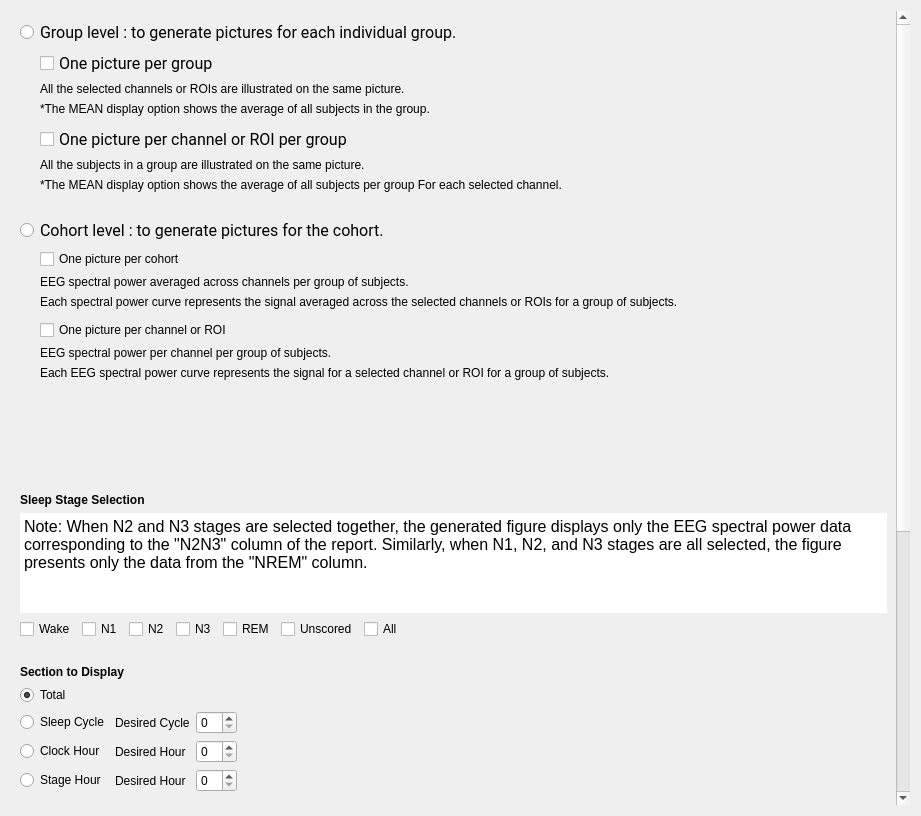
<?xml version="1.0" encoding="UTF-8"?>
<ui version="4.0">
 <class>OutputFiles</class>
 <widget class="QWidget" name="OutputFiles">
  <property name="geometry">
   <rect>
    <x>0</x>
    <y>0</y>
    <width>921</width>
    <height>816</height>
   </rect>
  </property>
  <property name="windowTitle">
   <string/>
  </property>
  <property name="styleSheet">
   <string notr="true">font: 12pt &quot;Roboto&quot;;</string>
  </property>
  <layout class="QVBoxLayout" name="verticalLayout_5">
   <item>
    <widget class="QScrollArea" name="scrollArea">
     <property name="sizePolicy">
      <sizepolicy hsizetype="Expanding" vsizetype="Expanding">
       <horstretch>0</horstretch>
       <verstretch>0</verstretch>
      </sizepolicy>
     </property>
     <property name="minimumSize">
      <size>
       <width>0</width>
       <height>0</height>
      </size>
     </property>
     <property name="maximumSize">
      <size>
       <width>16777215</width>
       <height>16777215</height>
      </size>
     </property>
     <property name="styleSheet">
      <string notr="true"/>
     </property>
     <property name="frameShape">
      <enum>QFrame::Shape::NoFrame</enum>
     </property>
     <property name="frameShadow">
      <enum>QFrame::Shadow::Plain</enum>
     </property>
     <property name="lineWidth">
      <number>0</number>
     </property>
     <property name="verticalScrollBarPolicy">
      <enum>Qt::ScrollBarPolicy::ScrollBarAlwaysOn</enum>
     </property>
     <property name="horizontalScrollBarPolicy">
      <enum>Qt::ScrollBarPolicy::ScrollBarAlwaysOff</enum>
     </property>
     <property name="widgetResizable">
      <bool>true</bool>
     </property>
     <property name="alignment">
      <set>Qt::AlignmentFlag::AlignLeading|Qt::AlignmentFlag::AlignLeft|Qt::AlignmentFlag::AlignTop</set>
     </property>
     <widget class="QWidget" name="scrollAreaWidgetContents">
      <property name="geometry">
       <rect>
        <x>0</x>
        <y>-402</y>
        <width>891</width>
        <height>1200</height>
       </rect>
      </property>
      <property name="sizePolicy">
       <sizepolicy hsizetype="Preferred" vsizetype="Maximum">
        <horstretch>0</horstretch>
        <verstretch>1</verstretch>
       </sizepolicy>
      </property>
      <property name="minimumSize">
       <size>
        <width>862</width>
        <height>1200</height>
       </size>
      </property>
      <property name="maximumSize">
       <size>
        <width>900</width>
        <height>1200</height>
       </size>
      </property>
      <property name="layoutDirection">
       <enum>Qt::LayoutDirection::LeftToRight</enum>
      </property>
      <layout class="QVBoxLayout" name="verticalLayout_8">
       <item>
        <layout class="QVBoxLayout" name="verticalLayout_10">
         <item>
          <widget class="QRadioButton" name="radioButton_report_level">
           <property name="font">
            <font>
             <family>Roboto</family>
             <pointsize>12</pointsize>
             <italic>false</italic>
             <bold>false</bold>
            </font>
           </property>
           <property name="text">
            <string>Group level : to generate pictures for each individual group.</string>
           </property>
           <attribute name="buttonGroup">
            <string notr="true">buttonGroup_level</string>
           </attribute>
          </widget>
         </item>
         <item>
          <layout class="QHBoxLayout" name="horizontalLayout">
           <item>
            <spacer name="horizontalSpacer_2">
             <property name="orientation">
              <enum>Qt::Orientation::Horizontal</enum>
             </property>
             <property name="sizeType">
              <enum>QSizePolicy::Policy::Fixed</enum>
             </property>
             <property name="sizeHint" stdset="0">
              <size>
               <width>20</width>
               <height>20</height>
              </size>
             </property>
            </spacer>
           </item>
           <item>
            <layout class="QVBoxLayout" name="verticalLayout">
             <item>
              <widget class="QCheckBox" name="checkBox_subject_avg">
               <property name="font">
                <font>
                 <family>Roboto</family>
                 <pointsize>12</pointsize>
                 <italic>false</italic>
                 <bold>false</bold>
                </font>
               </property>
               <property name="toolTip">
                <string/>
               </property>
               <property name="text">
                <string>One picture per group</string>
               </property>
              </widget>
             </item>
             <item>
              <widget class="QLabel" name="label_9">
               <property name="text">
                <string>&lt;html&gt;&lt;head/&gt;&lt;body&gt;&lt;p&gt;All the selected channels or ROIs are illustrated on the same picture.&lt;/p&gt;&lt;/body&gt;&lt;/html&gt;</string>
               </property>
              </widget>
             </item>
             <item>
              <widget class="QLabel" name="label_2">
               <property name="text">
                <string>&lt;html&gt;&lt;head/&gt;&lt;body&gt;&lt;p&gt;*The MEAN display option shows the average of all subjects in the group.&lt;/p&gt;&lt;/body&gt;&lt;/html&gt;</string>
               </property>
              </widget>
             </item>
             <item>
              <spacer name="verticalSpacer_6">
               <property name="orientation">
                <enum>Qt::Orientation::Vertical</enum>
               </property>
               <property name="sizeType">
                <enum>QSizePolicy::Policy::Fixed</enum>
               </property>
               <property name="sizeHint" stdset="0">
                <size>
                 <width>20</width>
                 <height>5</height>
                </size>
               </property>
              </spacer>
             </item>
             <item>
              <widget class="QCheckBox" name="checkBox_subject_sel">
               <property name="enabled">
                <bool>true</bool>
               </property>
               <property name="font">
                <font>
                 <family>Roboto</family>
                 <pointsize>12</pointsize>
                 <italic>false</italic>
                 <bold>false</bold>
                </font>
               </property>
               <property name="toolTip">
                <string/>
               </property>
               <property name="text">
                <string>One picture per channel or ROI per group</string>
               </property>
              </widget>
             </item>
             <item>
              <widget class="QLabel" name="label_3">
               <property name="text">
                <string>&lt;html&gt;&lt;head/&gt;&lt;body&gt;&lt;p&gt;All the subjects in a group are illustrated on the same picture.&lt;/p&gt;&lt;/body&gt;&lt;/html&gt;</string>
               </property>
              </widget>
             </item>
             <item>
              <widget class="QLabel" name="label_10">
               <property name="text">
                <string>&lt;html&gt;&lt;head/&gt;&lt;body&gt;&lt;p&gt;*The MEAN display option shows the average of all subjects per group For each selected channel.&lt;/p&gt;&lt;/body&gt;&lt;/html&gt;</string>
               </property>
              </widget>
             </item>
            </layout>
           </item>
          </layout>
         </item>
        </layout>
       </item>
       <item>
        <spacer name="verticalSpacer_3">
         <property name="orientation">
          <enum>Qt::Orientation::Vertical</enum>
         </property>
         <property name="sizeType">
          <enum>QSizePolicy::Policy::Fixed</enum>
         </property>
         <property name="sizeHint" stdset="0">
          <size>
           <width>20</width>
           <height>20</height>
          </size>
         </property>
        </spacer>
       </item>
       <item>
        <layout class="QVBoxLayout" name="verticalLayout_11">
         <property name="sizeConstraint">
          <enum>QLayout::SizeConstraint::SetNoConstraint</enum>
         </property>
         <item>
          <widget class="QRadioButton" name="radioButton_cohort_level">
           <property name="font">
            <font>
             <family>Roboto</family>
             <pointsize>12</pointsize>
             <italic>false</italic>
             <bold>false</bold>
            </font>
           </property>
           <property name="text">
            <string>Cohort level : to generate pictures for the cohort.</string>
           </property>
           <attribute name="buttonGroup">
            <string notr="true">buttonGroup_level</string>
           </attribute>
          </widget>
         </item>
         <item>
          <layout class="QHBoxLayout" name="horizontalLayout_2">
           <item>
            <spacer name="horizontalSpacer">
             <property name="orientation">
              <enum>Qt::Orientation::Horizontal</enum>
             </property>
             <property name="sizeType">
              <enum>QSizePolicy::Policy::Fixed</enum>
             </property>
             <property name="sizeHint" stdset="0">
              <size>
               <width>20</width>
               <height>20</height>
              </size>
             </property>
            </spacer>
           </item>
           <item>
            <layout class="QVBoxLayout" name="verticalLayout_2">
             <item>
              <widget class="QCheckBox" name="checkBox_cohort_avg">
               <property name="text">
                <string>One picture per cohort</string>
               </property>
               <property name="checked">
                <bool>false</bool>
               </property>
              </widget>
             </item>
             <item>
              <widget class="QLabel" name="label_11">
               <property name="text">
                <string>&lt;html&gt;&lt;head/&gt;&lt;body&gt;&lt;p&gt;EEG spectral power averaged across channels per group of subjects.&lt;/p&gt;&lt;/body&gt;&lt;/html&gt;</string>
               </property>
              </widget>
             </item>
             <item>
              <widget class="QLabel" name="label_19">
               <property name="text">
                <string>&lt;html&gt;&lt;head/&gt;&lt;body&gt;&lt;p&gt;Each spectral power curve represents the signal averaged across the selected channels or ROIs for a group of subjects.&lt;/p&gt;&lt;/body&gt;&lt;/html&gt;</string>
               </property>
              </widget>
             </item>
             <item>
              <spacer name="verticalSpacer_7">
               <property name="orientation">
                <enum>Qt::Orientation::Vertical</enum>
               </property>
               <property name="sizeType">
                <enum>QSizePolicy::Policy::Fixed</enum>
               </property>
               <property name="sizeHint" stdset="0">
                <size>
                 <width>20</width>
                 <height>5</height>
                </size>
               </property>
              </spacer>
             </item>
             <item>
              <widget class="QCheckBox" name="checkBox_cohort_sel">
               <property name="enabled">
                <bool>true</bool>
               </property>
               <property name="text">
                <string>One picture per channel or ROI</string>
               </property>
              </widget>
             </item>
             <item>
              <widget class="QLabel" name="label_12">
               <property name="text">
                <string>&lt;html&gt;&lt;head/&gt;&lt;body&gt;&lt;p&gt;EEG spectral power per channel per group of subjects.&lt;/p&gt;&lt;/body&gt;&lt;/html&gt;</string>
               </property>
              </widget>
             </item>
             <item>
              <widget class="QLabel" name="label_20">
               <property name="text">
                <string>&lt;html&gt;&lt;head/&gt;&lt;body&gt;&lt;p&gt;Each EEG spectral power curve represents the signal for a selected channel or ROI for a group of subjects.&lt;/p&gt;&lt;/body&gt;&lt;/html&gt;</string>
               </property>
              </widget>
             </item>
            </layout>
           </item>
          </layout>
         </item>
        </layout>
       </item>
       <item>
        <spacer name="verticalSpacer_4">
         <property name="orientation">
          <enum>Qt::Orientation::Vertical</enum>
         </property>
         <property name="sizeType">
          <enum>QSizePolicy::Policy::Fixed</enum>
         </property>
         <property name="sizeHint" stdset="0">
          <size>
           <width>20</width>
           <height>20</height>
          </size>
         </property>
        </spacer>
       </item>
       <item>
        <layout class="QVBoxLayout" name="verticalLayout_7">
         <item>
          <layout class="QGridLayout" name="gridLayout">
           <item row="1" column="0">
            <spacer name="verticalSpacer">
             <property name="orientation">
              <enum>Qt::Orientation::Vertical</enum>
             </property>
             <property name="sizeHint" stdset="0">
              <size>
               <width>20</width>
               <height>40</height>
              </size>
             </property>
            </spacer>
           </item>
           <item row="2" column="0">
            <widget class="QLabel" name="label_8">
             <property name="text">
              <string>&lt;html&gt;&lt;head/&gt;&lt;body&gt;&lt;p&gt;&lt;span style=&quot; font-weight:700;&quot;&gt;Sleep Stage Selection&lt;/span&gt;&lt;/p&gt;&lt;/body&gt;&lt;/html&gt;</string>
             </property>
            </widget>
           </item>
           <item row="3" column="0">
            <widget class="QTextEdit" name="textEdit">
             <property name="minimumSize">
              <size>
               <width>0</width>
               <height>0</height>
              </size>
             </property>
             <property name="maximumSize">
              <size>
               <width>16777215</width>
               <height>100</height>
              </size>
             </property>
             <property name="tabletTracking">
              <bool>false</bool>
             </property>
             <property name="frameShape">
              <enum>QFrame::Shape::NoFrame</enum>
             </property>
             <property name="lineWidth">
              <number>0</number>
             </property>
             <property name="readOnly">
              <bool>true</bool>
             </property>
             <property name="html">
              <string>&lt;!DOCTYPE HTML PUBLIC &quot;-//W3C//DTD HTML 4.0//EN&quot; &quot;http://www.w3.org/TR/REC-html40/strict.dtd&quot;&gt;
&lt;html&gt;&lt;head&gt;&lt;meta name=&quot;qrichtext&quot; content=&quot;1&quot; /&gt;&lt;meta charset=&quot;utf-8&quot; /&gt;&lt;style type=&quot;text/css&quot;&gt;
p, li { white-space: pre-wrap; }
hr { height: 1px; border-width: 0; }
li.unchecked::marker { content: &quot;\2610&quot;; }
li.checked::marker { content: &quot;\2612&quot;; }
&lt;/style&gt;&lt;/head&gt;&lt;body style=&quot; font-family:'Roboto'; font-size:12pt; font-weight:400; font-style:normal;&quot;&gt;
&lt;p style=&quot; margin-top:0px; margin-bottom:0px; margin-left:0px; margin-right:0px; -qt-block-indent:0; text-indent:0px;&quot;&gt;Note: When N2 and N3 stages are selected together, the generated figure displays only the EEG spectral power data corresponding to the &amp;quot;N2N3&amp;quot; column of the report. Similarly, when N1, N2, and N3 stages are all selected, the figure presents only the data from the &amp;quot;NREM&amp;quot; column.&lt;/p&gt;&lt;/body&gt;&lt;/html&gt;</string>
             </property>
            </widget>
           </item>
          </layout>
         </item>
         <item>
          <layout class="QHBoxLayout" name="horizontalLayout_4">
           <item>
            <widget class="QCheckBox" name="checkBox_Wake">
             <property name="text">
              <string>Wake</string>
             </property>
            </widget>
           </item>
           <item>
            <widget class="QCheckBox" name="checkBox_N1">
             <property name="text">
              <string>N1</string>
             </property>
            </widget>
           </item>
           <item>
            <widget class="QCheckBox" name="checkBox_N2">
             <property name="text">
              <string>N2</string>
             </property>
            </widget>
           </item>
           <item>
            <widget class="QCheckBox" name="checkBox_N3">
             <property name="text">
              <string>N3</string>
             </property>
            </widget>
           </item>
           <item>
            <widget class="QCheckBox" name="checkBox_REM">
             <property name="text">
              <string>REM</string>
             </property>
            </widget>
           </item>
           <item>
            <widget class="QCheckBox" name="checkBox_Unscored">
             <property name="text">
              <string>Unscored</string>
             </property>
            </widget>
           </item>
           <item>
            <widget class="QCheckBox" name="checkBox_All">
             <property name="text">
              <string>All</string>
             </property>
            </widget>
           </item>
           <item>
            <spacer name="horizontalSpacer_11">
             <property name="orientation">
              <enum>Qt::Orientation::Horizontal</enum>
             </property>
             <property name="sizeHint" stdset="0">
              <size>
               <width>40</width>
               <height>20</height>
              </size>
             </property>
            </spacer>
           </item>
          </layout>
         </item>
        </layout>
       </item>
       <item>
        <spacer name="verticalSpacer_8">
         <property name="orientation">
          <enum>Qt::Orientation::Vertical</enum>
         </property>
         <property name="sizeType">
          <enum>QSizePolicy::Policy::Fixed</enum>
         </property>
         <property name="sizeHint" stdset="0">
          <size>
           <width>20</width>
           <height>20</height>
          </size>
         </property>
        </spacer>
       </item>
       <item>
        <layout class="QHBoxLayout" name="horizontalLayout_6">
         <item>
          <layout class="QVBoxLayout" name="verticalLayout_6">
           <item>
            <widget class="QLabel" name="label_6">
             <property name="text">
              <string>&lt;html&gt;&lt;head/&gt;&lt;body&gt;&lt;p&gt;&lt;span style=&quot; font-weight:600;&quot;&gt;Section to Display&lt;/span&gt;&lt;/p&gt;&lt;/body&gt;&lt;/html&gt;</string>
             </property>
            </widget>
           </item>
           <item>
            <layout class="QVBoxLayout" name="verticalLayout_4">
             <property name="sizeConstraint">
              <enum>QLayout::SizeConstraint::SetMinimumSize</enum>
             </property>
             <item>
              <layout class="QGridLayout" name="gridLayout_4">
               <item row="2" column="1">
                <widget class="QLabel" name="label_7">
                 <property name="text">
                  <string>Desired Hour</string>
                 </property>
                </widget>
               </item>
               <item row="1" column="1">
                <widget class="QLabel" name="label_17">
                 <property name="text">
                  <string>Desired Cycle</string>
                 </property>
                </widget>
               </item>
               <item row="1" column="0">
                <widget class="QRadioButton" name="radioButton_sleep_cycle">
                 <property name="text">
                  <string>Sleep Cycle</string>
                 </property>
                 <attribute name="buttonGroup">
                  <string notr="true">buttonGroup_section</string>
                 </attribute>
                </widget>
               </item>
               <item row="1" column="2">
                <widget class="QSpinBox" name="spinBox_sleep_cycle"/>
               </item>
               <item row="2" column="2">
                <widget class="QSpinBox" name="spinBox_clock_hour"/>
               </item>
               <item row="3" column="2">
                <widget class="QSpinBox" name="spinBox_stage_hour"/>
               </item>
               <item row="1" column="3">
                <spacer name="horizontalSpacer_4">
                 <property name="orientation">
                  <enum>Qt::Orientation::Horizontal</enum>
                 </property>
                 <property name="sizeHint" stdset="0">
                  <size>
                   <width>40</width>
                   <height>20</height>
                  </size>
                 </property>
                </spacer>
               </item>
               <item row="3" column="0">
                <widget class="QRadioButton" name="radioButton_stage_hour">
                 <property name="text">
                  <string>Stage Hour</string>
                 </property>
                 <attribute name="buttonGroup">
                  <string notr="true">buttonGroup_section</string>
                 </attribute>
                </widget>
               </item>
               <item row="0" column="0">
                <widget class="QRadioButton" name="radioButton_total">
                 <property name="text">
                  <string>Total</string>
                 </property>
                 <property name="checked">
                  <bool>true</bool>
                 </property>
                 <attribute name="buttonGroup">
                  <string notr="true">buttonGroup_section</string>
                 </attribute>
                </widget>
               </item>
               <item row="3" column="1">
                <widget class="QLabel" name="label_18">
                 <property name="text">
                  <string>Desired Hour</string>
                 </property>
                </widget>
               </item>
               <item row="2" column="0">
                <widget class="QRadioButton" name="radioButton_clock_hour">
                 <property name="text">
                  <string>Clock Hour</string>
                 </property>
                 <attribute name="buttonGroup">
                  <string notr="true">buttonGroup_section</string>
                 </attribute>
                </widget>
               </item>
               <item row="4" column="0">
                <spacer name="verticalSpacer_2">
                 <property name="orientation">
                  <enum>Qt::Orientation::Vertical</enum>
                 </property>
                 <property name="sizeHint" stdset="0">
                  <size>
                   <width>20</width>
                   <height>40</height>
                  </size>
                 </property>
                </spacer>
               </item>
              </layout>
             </item>
            </layout>
           </item>
          </layout>
         </item>
        </layout>
       </item>
       <item>
        <spacer name="verticalSpacer_9">
         <property name="orientation">
          <enum>Qt::Orientation::Vertical</enum>
         </property>
         <property name="sizeType">
          <enum>QSizePolicy::Policy::Fixed</enum>
         </property>
         <property name="sizeHint" stdset="0">
          <size>
           <width>20</width>
           <height>20</height>
          </size>
         </property>
        </spacer>
       </item>
       <item>
        <widget class="QLabel" name="label">
         <property name="text">
          <string>&lt;html&gt;&lt;head/&gt;&lt;body&gt;&lt;p&gt;&lt;span style=&quot; font-weight:600;&quot;&gt;Display Options&lt;/span&gt;&lt;/p&gt;&lt;/body&gt;&lt;/html&gt;</string>
         </property>
        </widget>
       </item>
       <item>
        <layout class="QHBoxLayout" name="horizontalLayout_12">
         <item>
          <layout class="QGridLayout" name="gridLayout_6">
           <item row="3" column="0">
            <layout class="QHBoxLayout" name="horizontalLayout_14">
             <item>
              <widget class="QCheckBox" name="checkBox_force_axis">
               <property name="toolTip">
                <string>Enable this option for consistent axes across all pictures and define the axes limits. Otherwise, the axes are automatically determined based on the data.</string>
               </property>
               <property name="text">
                <string>Force axis limits</string>
               </property>
              </widget>
             </item>
             <item>
              <widget class="QLabel" name="label_25">
               <property name="text">
                <string>x-min:</string>
               </property>
               <property name="alignment">
                <set>Qt::AlignmentFlag::AlignRight|Qt::AlignmentFlag::AlignTrailing|Qt::AlignmentFlag::AlignVCenter</set>
               </property>
              </widget>
             </item>
             <item>
              <widget class="QDoubleSpinBox" name="doubleSpinBox_xmin">
               <property name="enabled">
                <bool>false</bool>
               </property>
               <property name="minimum">
                <double>-5.000000000000000</double>
               </property>
               <property name="maximum">
                <double>5.000000000000000</double>
               </property>
               <property name="singleStep">
                <double>0.500000000000000</double>
               </property>
              </widget>
             </item>
             <item>
              <widget class="QLabel" name="label_26">
               <property name="text">
                <string>x-max:</string>
               </property>
               <property name="alignment">
                <set>Qt::AlignmentFlag::AlignRight|Qt::AlignmentFlag::AlignTrailing|Qt::AlignmentFlag::AlignVCenter</set>
               </property>
              </widget>
             </item>
             <item>
              <widget class="QDoubleSpinBox" name="doubleSpinBox_xmax">
               <property name="enabled">
                <bool>false</bool>
               </property>
               <property name="minimum">
                <double>-5.000000000000000</double>
               </property>
               <property name="maximum">
                <double>5.000000000000000</double>
               </property>
               <property name="singleStep">
                <double>0.500000000000000</double>
               </property>
              </widget>
             </item>
             <item>
              <widget class="QLabel" name="label_27">
               <property name="text">
                <string>y-min:</string>
               </property>
               <property name="alignment">
                <set>Qt::AlignmentFlag::AlignRight|Qt::AlignmentFlag::AlignTrailing|Qt::AlignmentFlag::AlignVCenter</set>
               </property>
              </widget>
             </item>
             <item>
              <widget class="QDoubleSpinBox" name="doubleSpinBox_ymin">
               <property name="enabled">
                <bool>false</bool>
               </property>
               <property name="minimum">
                <double>-500.000000000000000</double>
               </property>
               <property name="maximum">
                <double>500.000000000000000</double>
               </property>
               <property name="singleStep">
                <double>50.000000000000000</double>
               </property>
              </widget>
             </item>
             <item>
              <widget class="QLabel" name="label_28">
               <property name="text">
                <string>y-max:</string>
               </property>
               <property name="alignment">
                <set>Qt::AlignmentFlag::AlignRight|Qt::AlignmentFlag::AlignTrailing|Qt::AlignmentFlag::AlignVCenter</set>
               </property>
              </widget>
             </item>
             <item>
              <widget class="QDoubleSpinBox" name="doubleSpinBox_ymax">
               <property name="enabled">
                <bool>false</bool>
               </property>
               <property name="minimum">
                <double>-500.000000000000000</double>
               </property>
               <property name="maximum">
                <double>500.000000000000000</double>
               </property>
               <property name="singleStep">
                <double>50.000000000000000</double>
               </property>
              </widget>
             </item>
            </layout>
           </item>
           <item row="1" column="0">
            <layout class="QVBoxLayout" name="verticalLayout_13">
             <item>
              <widget class="QRadioButton" name="radioButton_all">
               <property name="text">
                <string>Display all the EEG spectral power curves on the picture.</string>
               </property>
               <attribute name="buttonGroup">
                <string notr="true">buttonGroup_display</string>
               </attribute>
              </widget>
             </item>
             <item>
              <widget class="QRadioButton" name="radioButton_mean">
               <property name="text">
                <string>MEAN : Display only the mean of EEG spectral power curve</string>
               </property>
               <attribute name="buttonGroup">
                <string notr="true">buttonGroup_display</string>
               </attribute>
              </widget>
             </item>
             <item>
              <widget class="QRadioButton" name="radioButton_meanstd">
               <property name="sizePolicy">
                <sizepolicy hsizetype="Minimum" vsizetype="Fixed">
                 <horstretch>0</horstretch>
                 <verstretch>0</verstretch>
                </sizepolicy>
               </property>
               <property name="minimumSize">
                <size>
                 <width>0</width>
                 <height>0</height>
                </size>
               </property>
               <property name="text">
                <string>MEAN + STD : Display the mean of EEG spectral power curve in bold line
and its standard deviation in a shaded area.</string>
               </property>
               <property name="checked">
                <bool>true</bool>
               </property>
               <attribute name="buttonGroup">
                <string notr="true">buttonGroup_display</string>
               </attribute>
              </widget>
             </item>
            </layout>
           </item>
           <item row="2" column="0">
            <layout class="QHBoxLayout" name="horizontalLayout_13">
             <item>
              <widget class="QCheckBox" name="checkBox_log">
               <property name="text">
                <string>Logarithmic Scale</string>
               </property>
              </widget>
             </item>
             <item>
              <widget class="QCheckBox" name="checkBox_legend">
               <property name="text">
                <string>Show Legend</string>
               </property>
               <property name="checked">
                <bool>false</bool>
               </property>
              </widget>
             </item>
             <item>
              <spacer name="horizontalSpacer_9">
               <property name="orientation">
                <enum>Qt::Orientation::Horizontal</enum>
               </property>
               <property name="sizeHint" stdset="0">
                <size>
                 <width>40</width>
                 <height>20</height>
                </size>
               </property>
              </spacer>
             </item>
            </layout>
           </item>
           <item row="4" column="0">
            <layout class="QHBoxLayout" name="horizontalLayout_disp">
             <item>
              <widget class="QLabel" name="label_13">
               <property name="text">
                <string>Font</string>
               </property>
              </widget>
             </item>
             <item>
              <widget class="QFontComboBox" name="fontComboBox"/>
             </item>
             <item>
              <spacer name="horizontalSpacer_5">
               <property name="orientation">
                <enum>Qt::Orientation::Horizontal</enum>
               </property>
               <property name="sizeHint" stdset="0">
                <size>
                 <width>40</width>
                 <height>20</height>
                </size>
               </property>
              </spacer>
             </item>
             <item>
              <widget class="QLabel" name="label_FontSize">
               <property name="text">
                <string>Font Size</string>
               </property>
              </widget>
             </item>
             <item>
              <widget class="QSpinBox" name="spinBox_fontsize">
               <property name="value">
                <number>12</number>
               </property>
              </widget>
             </item>
             <item>
              <spacer name="horizontalSpacer_6">
               <property name="orientation">
                <enum>Qt::Orientation::Horizontal</enum>
               </property>
               <property name="sizeHint" stdset="0">
                <size>
                 <width>40</width>
                 <height>20</height>
                </size>
               </property>
              </spacer>
             </item>
             <item>
              <widget class="QLabel" name="label_14">
               <property name="text">
                <string>Figure Size (inch):</string>
               </property>
              </widget>
             </item>
             <item>
              <widget class="QLabel" name="label_16">
               <property name="text">
                <string>Width</string>
               </property>
              </widget>
             </item>
             <item>
              <widget class="QSpinBox" name="spinBox_figwidth">
               <property name="value">
                <number>8</number>
               </property>
              </widget>
             </item>
             <item>
              <widget class="QLabel" name="label_15">
               <property name="text">
                <string>Height</string>
               </property>
              </widget>
             </item>
             <item>
              <widget class="QSpinBox" name="spinBox_figheight">
               <property name="value">
                <number>6</number>
               </property>
              </widget>
             </item>
            </layout>
           </item>
          </layout>
         </item>
         <item>
          <spacer name="horizontalSpacer_7">
           <property name="orientation">
            <enum>Qt::Orientation::Horizontal</enum>
           </property>
           <property name="sizeHint" stdset="0">
            <size>
             <width>40</width>
             <height>20</height>
            </size>
           </property>
          </spacer>
         </item>
        </layout>
       </item>
       <item>
        <spacer name="verticalSpacer_5">
         <property name="orientation">
          <enum>Qt::Orientation::Vertical</enum>
         </property>
         <property name="sizeType">
          <enum>QSizePolicy::Policy::Fixed</enum>
         </property>
         <property name="sizeHint" stdset="0">
          <size>
           <width>20</width>
           <height>20</height>
          </size>
         </property>
        </spacer>
       </item>
       <item>
        <layout class="QVBoxLayout" name="verticalLayout_9">
         <item>
          <widget class="QLabel" name="label_4">
           <property name="text">
            <string>&lt;html&gt;&lt;head/&gt;&lt;body&gt;&lt;p&gt;&lt;span style=&quot; font-weight:600;&quot;&gt;Ouput folder to save pictures&lt;/span&gt;&lt;/p&gt;&lt;/body&gt;&lt;/html&gt;</string>
           </property>
          </widget>
         </item>
         <item>
          <layout class="QHBoxLayout" name="horizontalLayout_3">
           <item>
            <widget class="QLineEdit" name="lineEdit_output">
             <property name="minimumSize">
              <size>
               <width>0</width>
               <height>0</height>
              </size>
             </property>
             <property name="maximumSize">
              <size>
               <width>900</width>
               <height>16777215</height>
              </size>
             </property>
             <property name="alignment">
              <set>Qt::AlignmentFlag::AlignRight|Qt::AlignmentFlag::AlignTrailing|Qt::AlignmentFlag::AlignVCenter</set>
             </property>
             <property name="placeholderText">
              <string>Select the folder where the pictures will be saved.</string>
             </property>
            </widget>
           </item>
           <item>
            <widget class="QPushButton" name="pushButton_choose">
             <property name="minimumSize">
              <size>
               <width>80</width>
               <height>0</height>
              </size>
             </property>
             <property name="maximumSize">
              <size>
               <width>50</width>
               <height>16777215</height>
              </size>
             </property>
             <property name="text">
              <string>Choose</string>
             </property>
            </widget>
           </item>
           <item>
            <spacer name="horizontalSpacer_3">
             <property name="orientation">
              <enum>Qt::Orientation::Horizontal</enum>
             </property>
             <property name="sizeType">
              <enum>QSizePolicy::Policy::Expanding</enum>
             </property>
             <property name="sizeHint" stdset="0">
              <size>
               <width>40</width>
               <height>20</height>
              </size>
             </property>
            </spacer>
           </item>
          </layout>
         </item>
         <item>
          <widget class="QLabel" name="label_5">
           <property name="text">
            <string>Pictures are identified with the basename of the PSG recording and\or channel label.</string>
           </property>
          </widget>
         </item>
        </layout>
       </item>
      </layout>
     </widget>
    </widget>
   </item>
  </layout>
 </widget>
 <resources>
  <include location="../../../../../snooz-toolbox/src/main/python/ui/themes/themes.qrc"/>
 </resources>
 <connections>
  <connection>
   <sender>pushButton_choose</sender>
   <signal>clicked()</signal>
   <receiver>OutputFiles</receiver>
   <slot>choose_slot()</slot>
   <hints>
    <hint type="sourcelabel">
     <x>677</x>
     <y>421</y>
    </hint>
    <hint type="destinationlabel">
     <x>624</x>
     <y>308</y>
    </hint>
   </hints>
  </connection>
  <connection>
   <sender>checkBox_cohort_avg</sender>
   <signal>clicked()</signal>
   <receiver>OutputFiles</receiver>
   <slot>out_options_slot()</slot>
   <hints>
    <hint type="sourcelabel">
     <x>459</x>
     <y>228</y>
    </hint>
    <hint type="destinationlabel">
     <x>446</x>
     <y>312</y>
    </hint>
   </hints>
  </connection>
  <connection>
   <sender>checkBox_cohort_sel</sender>
   <signal>clicked()</signal>
   <receiver>OutputFiles</receiver>
   <slot>out_options_slot()</slot>
   <hints>
    <hint type="sourcelabel">
     <x>459</x>
     <y>286</y>
    </hint>
    <hint type="destinationlabel">
     <x>446</x>
     <y>312</y>
    </hint>
   </hints>
  </connection>
  <connection>
   <sender>checkBox_subject_avg</sender>
   <signal>clicked()</signal>
   <receiver>OutputFiles</receiver>
   <slot>out_options_slot()</slot>
   <hints>
    <hint type="sourcelabel">
     <x>459</x>
     <y>58</y>
    </hint>
    <hint type="destinationlabel">
     <x>446</x>
     <y>312</y>
    </hint>
   </hints>
  </connection>
  <connection>
   <sender>checkBox_subject_sel</sender>
   <signal>clicked()</signal>
   <receiver>OutputFiles</receiver>
   <slot>out_options_slot()</slot>
   <hints>
    <hint type="sourcelabel">
     <x>459</x>
     <y>124</y>
    </hint>
    <hint type="destinationlabel">
     <x>446</x>
     <y>312</y>
    </hint>
   </hints>
  </connection>
 </connections>
 <slots>
  <slot>choose_slot()</slot>
  <slot>out_options_slot()</slot>
 </slots>
 <buttongroups>
  <buttongroup name="buttonGroup_section"/>
  <buttongroup name="buttonGroup_display"/>
  <buttongroup name="buttonGroup_level"/>
 </buttongroups>
</ui>
